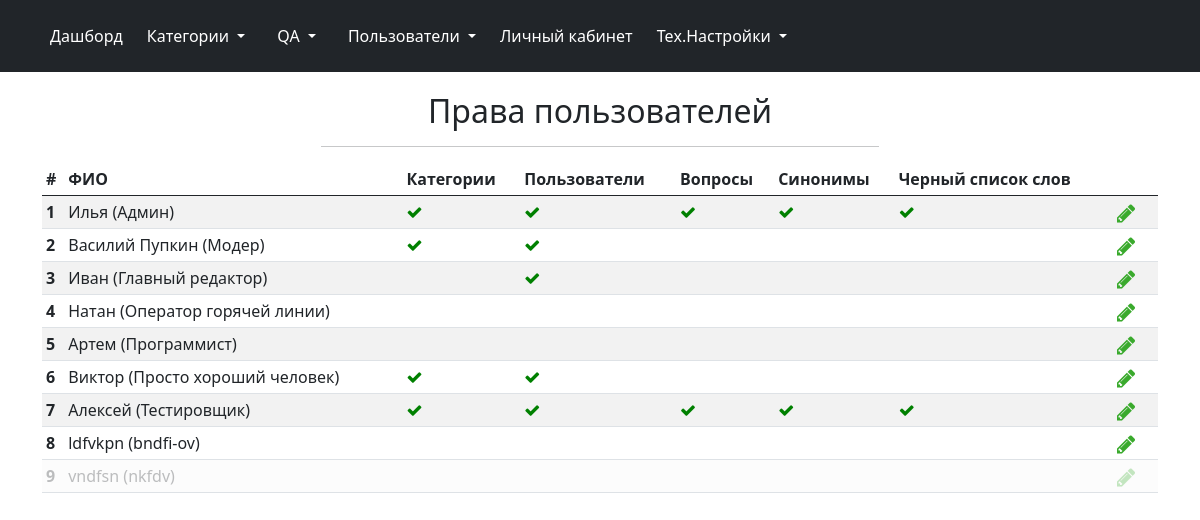
/admin/users/rights (signed in), run on an earlier commit of the app's database.
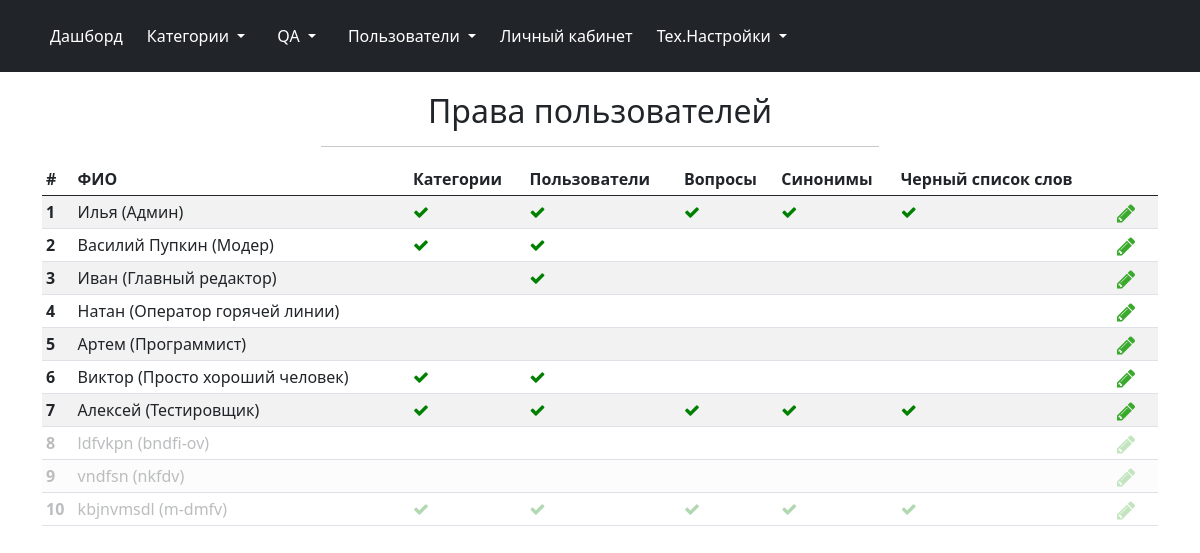
And on a later commit of the database.
### dbase.py (models this page shows, shortened)
class Users(db.Model, UserMixin):
    id = db.Column(db.Integer, primary_key=True)
    username = db.Column(db.String(30), nullable=False)
    name = db.Column(db.String(100), nullable=False)
    psswd = db.Column(db.Text, nullable=False)
    post = db.Column(db.String, nullable=False)
    is_deactivated = db.Column(db.Boolean, default = False)
    deactivation_date = db.Column(DateTime)
    right_category = db.Column(db.Boolean, default = False)
    right_users = db.Column(db.Boolean, default = False)
    right_qa = db.Column(db.Boolean, default = False)
    right_synonym = db.Column(db.Boolean, default=False)
    right_black_word = db.Column(db.Boolean, default=False)

### admin/admin.py (the view)
@admin.route('/users/rights')
@login_required
def users_rights():
    if not current_user.right_users:
        return render_template('admin/access_denied.html')
    edit_user_rights_form = forms.EditUserRightsForm()
    try:
        users = Users.query
    except NameError:
        return "Ошибка чтения из БД"
    return render_template('admin/users_rights.html', users=users, edit_user_rights_form=edit_user_rights_form)

### admin/admin.py (called while the page is built)
@admin.before_request
def before_request():
    if current_user.is_authenticated:
        if current_user.is_deactivated:
            logout_user()
            flash("Ваш аккаунт заблокирован. Для получения дополнительных сведений обратитесь к администратору",
                  category='danger')
            return redirect(url_for('.login'))

### app.py (called while the page is built)
@login_manager.user_loader
def load_user(user_id):
    return Users.query.get(user_id)

### admin/templates/admin/users_rights.html (shortened to what this page needs)
{% extends 'admin/base.html' %}
{% import "admin/macros.html" as macros %}
{% block page_header %}
Права пользователей
{% endblock %}
{% block body %}
<table class="table table-striped table-sm">
	<thead>
		<tr>
			<th scope="col">#</th>
			<th scope="col">ФИО</th>
			<th scope="col">Категории</th>
			<th scope="col">Пользователи</th>
			<th scope="col">Вопросы</th>
			<th scope="col">Синонимы</th>
			<th scope="col">Черный список слов</th>
			<th scope="col"></th>
		</tr>
	</thead>
	<tbody>
		{% for user in users %}
		<tr class="table_line_item {% if user.is_deactivated %} deactivated_user {% endif %}" data-id="{{ user.id }}" data-name="{{ user.name }}" data-right-category="{{ user.right_category }}" data-right-users="{{ user.right_users }}" data-right-qa="{{ user.right_qa }}" data-right-synonym="{{ user.right_synonym }}" data-right-black_word="{{ user.right_black_word }}">
			<th scope="row">{{ user.id }}</th>
			<td>{{ user.name }} ({{ user.post }})</td>
			<td>
				{% if user.right_category %}
					<i class="fa fa-check yes_icon" aria-hidden="true"></i>
				{% endif %}
			</td>
			<td>
				{% if user.right_users %}
					<i class="fa fa-check yes_icon" aria-hidden="true"></i>
				{% endif %}
			</td>
			<td>
				{% if user.right_qa %}
					<i class="fa fa-check yes_icon" aria-hidden="true"></i>
				{% endif %}
			</td>
			<td>
				{% if user.right_synonym %}
					<i class="fa fa-check yes_icon" aria-hidden="true"></i>
				{% endif %}
			</td>
			<td>
				{% if user.right_black_word %}
					<i class="fa fa-check yes_icon" aria-hidden="true"></i>
				{% endif %}
			</td>
			<td scope="col" width="45"><i class="fa fa-pencil fa-lg table_action_icon edit_icon" aria-hidden="true" data-bs-toggle="modal" data-bs-target="#editModal" title="Редактировать права"></i></td>
		{% endfor %}
	</tbody>
</table>
{% endblock %}

What changed in the data, as far as the page shows it:
changed Users "ldfvkpn": is_deactivated False → True (drawn)
added Users: name "kbjnvmsdl", post "m-dmfv", right_category True (drawn), right_users True (drawn), right_qa True (drawn), right_synonym True (drawn), right_black_word True (drawn), is_deactivated True (drawn)
